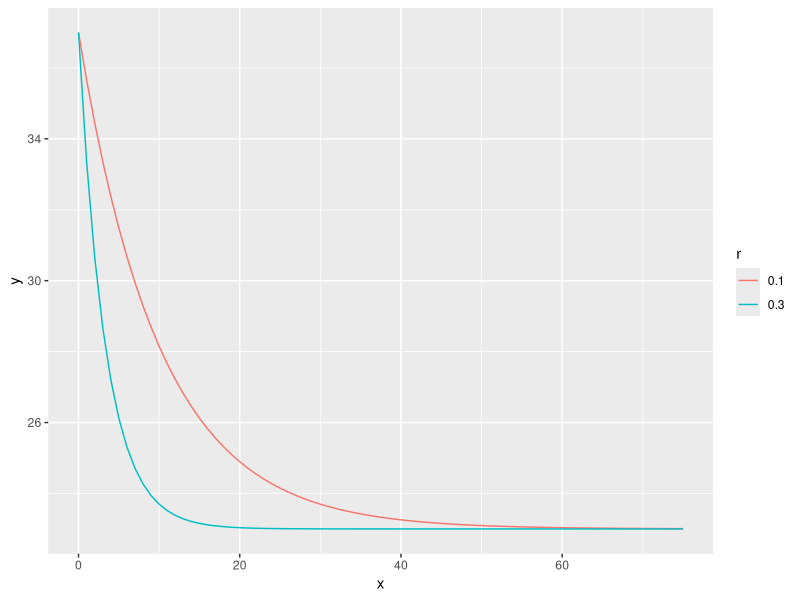
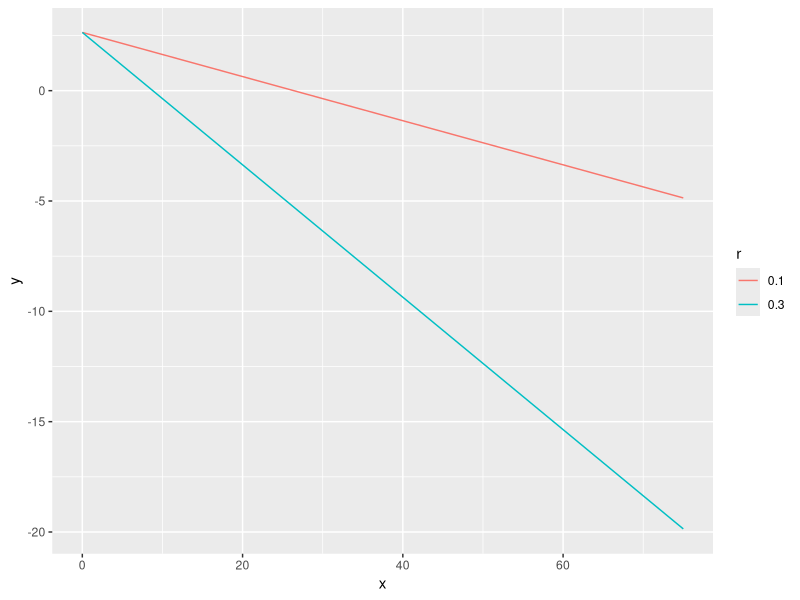

Here is the R script that generated these plots, in order: (Note: this script raises an error after producing the figures.)
## ---- chunk 1
library(ggplot2)
## ---- chunk 2
T_fun = function(t_amb, t_i, r, t) t_amb + (t_i - t_amb) * exp(-r * t) 
T_valores_1 = T_fun(23, 37, .1, seq(0,75,1))
T_valores_2 = T_fun(23, 37, .3, seq(0,75,1))
datos_T = data.frame(x = seq(0,75,1), y = c(T_valores_1, T_valores_2), r = rep(c("0.1", "0.3"), each = 76)) 

ggplot(datos_T) + geom_line(aes(x = x, y = y, color = r))
## ---- chunk 3
seq_r = seq(.1,.5,.001)
valores_r = T_fun(22, 37, seq_r, 25)
r = seq_r[which(valores_r <= 22.1 & valores_r > 22.01)]

## ---- chunk 4
ln_T_valores_1 = log(T_valores_1-23)
ln_T_valores_2 = log(T_valores_2-23)
datos_ln_T = data.frame(x = seq(0,75,1), y = c(ln_T_valores_1, ln_T_valores_2), r = rep(c("0.1", "0.3"), each = 76)) 

ggplot(datos_ln_T) + geom_line(aes(x = x, y = y, color = r))
## ---- chunk 5
mu = rnorm(1000,algo,algo)+rnorm(1000,algo,algo)*t
sigma = rnorm(1000,algo,algo)
y = rnorm(1000, mu, sigma)
hist(y)
